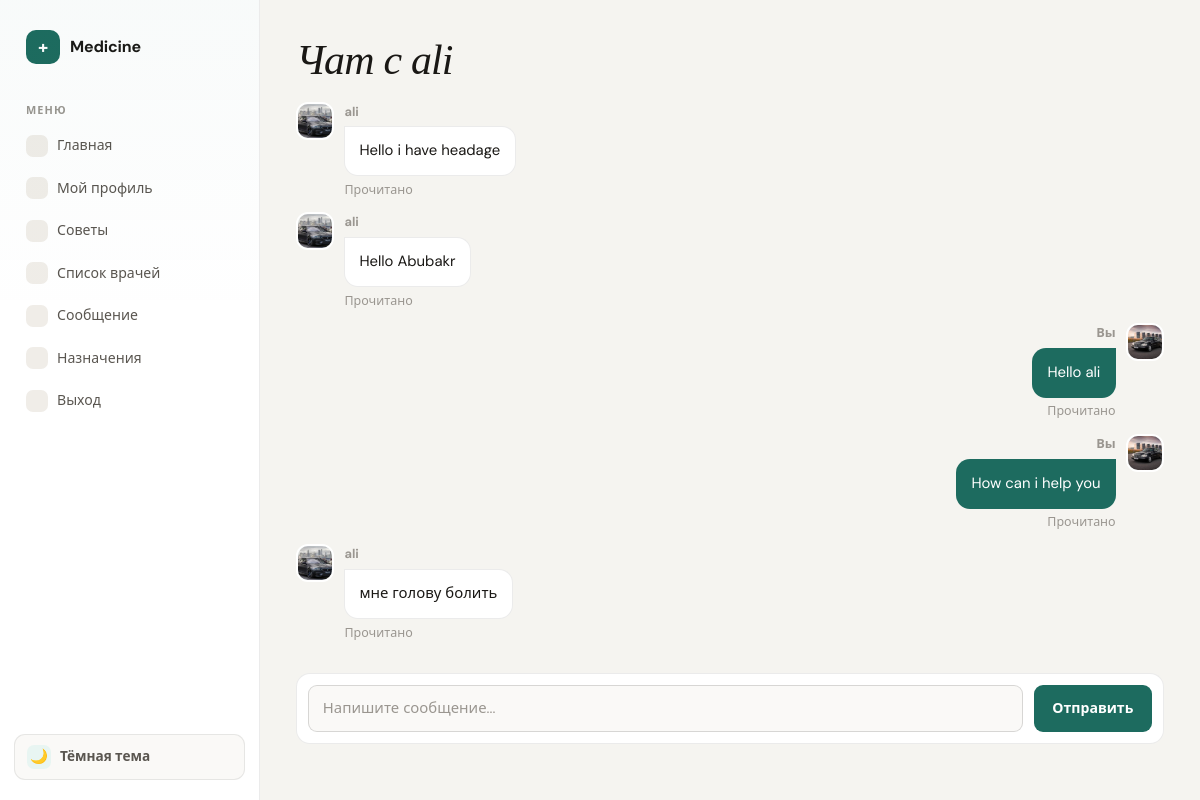
The app's page /chat/send_message/3 (signed in) with its own data.
### accounts/models.py (models this page shows, shortened)
class User(AbstractUser):
    ROLE_CHOICES = (
        ('patient', 'Patient'),
        ('doctor', 'Doctor'),
        ('admin', 'Admin'),
    )
    role = models.CharField(
        max_length=20,
        choices=ROLE_CHOICES
    )
    phone = models.CharField(
        max_length=20,
        unique=True
    )
    age=models.PositiveIntegerField()
    city = models.CharField(max_length=50, blank=True)

class Profile(models.Model):
    ROLE_CHOICES = (
        ('patient', 'Patient'),
        ('doctor', 'Doctor'),
        ('admin', 'Admin'),
    )
    user=models.OneToOneField(settings.AUTH_USER_MODEL,on_delete=models.CASCADE,related_name='profile')
    age=models.PositiveIntegerField(null=True,blank=True)
    role = models.CharField(max_length=20, choices=ROLE_CHOICES, default='patient')
    phone=models.CharField(max_length=14,blank=True)
    city = models.CharField(max_length=50, blank=True)
    photo=models.ImageField(upload_to='users/',blank=True,null=True)

### chat/models.py (models this page shows, shortened)
class Direct(models.Model):
    sender=models.ForeignKey(User,on_delete=models.CASCADE,related_name='send_messages')
    receiner=models.ForeignKey(User,on_delete=models.CASCADE,related_name='received_messages')
    text=models.TextField()
    created_at=models.DateTimeField(auto_now_add=True)
    is_readed=models.BooleanField(default=False)

### chat/views.py (the view, shortened to what this page needs)
# urls.py: path('send_message/<int:pk>',views.send_message,name='send_message'),
@login_required(login_url='login')
def send_message(request,pk):
    ptn=get_object_or_404(User,pk=pk)
    message=Direct.objects.filter(
        Q(sender=request.user, receiner=ptn) |
        Q(sender=ptn, receiner=request.user)
    ).order_by("created_at")
    message.filter(receiner=request.user, is_readed=False).update(is_readed=True)
    return render(request,'chat/send_message.html',{"messages":message,"profile":ptn})

### templates/chat/send_message.html (shortened to what this page needs)
{% extends "accounts/base.html" %}
{% block main %}
<h1>Чат с {{ profile.username }}</h1>
<ul class="chat-list dm-messages">
    {% for i in messages %}
        <li class="chat-message {% if i.sender == request.user %}msg-own{% else %}msg-other{% endif %}">
            <div class="msg-avatar">
                {% if i.sender.profile.photo %}
                    <img src="{{ i.sender.profile.photo.url }}" alt="">
                {% else %}
                    <img src="/media/user.png" alt="">
                {% endif %}
            </div>
            <div class="msg-body">
                <div class="msg-meta">
                    <b>
                        {% if i.sender == request.user %}
                            Вы
                        {% else %}
                            {{ i.sender.username }}
                        {% endif %}
                    </b>
                </div>
                <div class="msg-bubble">
                    <p>{{ i.text }}</p>
                </div>
                <div class="msg-read">
                    {% if i.is_readed %}
                        Прочитано
                    {% else %}
                        Не прочитано
                    {% endif %}
                </div>
            </div>
        </li>
    {% empty %}
        <p class="muted">Сообщений нет</p>
    {% endfor %}
</ul>
<form class="chat-form chat-form-inline" action="" method="post">
    <input class="chat-input" type="text" placeholder="Напишите сообщение..." name="text">
    <button class="chat-send" type="submit">Отправить</button>
</form>
{% endblock %}

### records on screen
User: username "ali"
Direct: sender.profile.photo (picture), sender.username "ali", text "Hello i have headage", is_readed "Прочитано"
Direct: sender.profile.photo (picture), sender.username "ali", text "Hello Abubakr", is_readed "Прочитано"
Direct: sender.profile.photo (picture), shows "Вы", text "Hello ali", is_readed "Прочитано"
Direct: sender.profile.photo (picture), shows "Вы", text "How can i help you", is_readed "Прочитано"
Direct: sender.profile.photo (picture), sender.username "ali", text "мне голову болить", is_readed "Прочитано"
